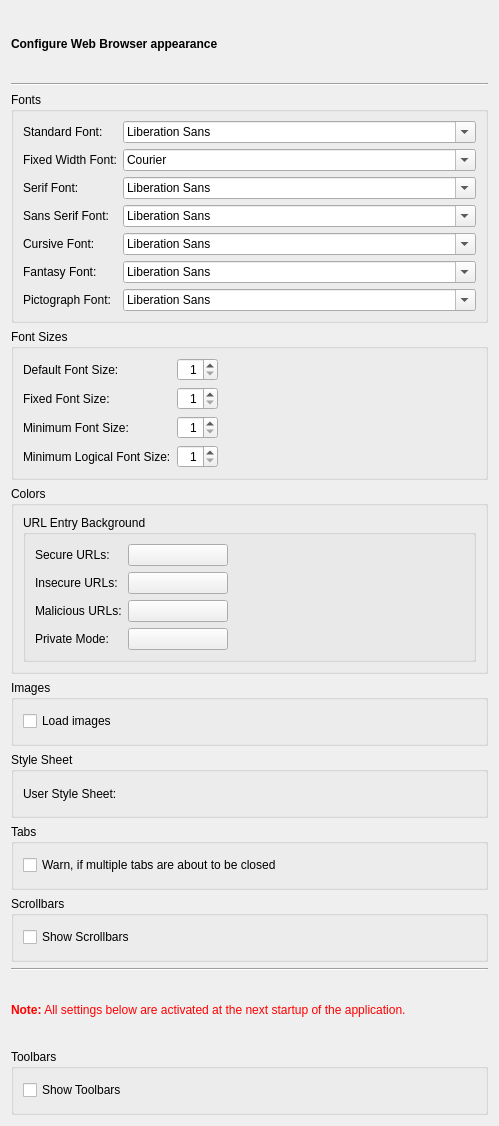
<?xml version="1.0" encoding="UTF-8"?>
<ui version="4.0">
 <class>WebBrowserAppearancePage</class>
 <widget class="QWidget" name="WebBrowserAppearancePage">
  <property name="geometry">
   <rect>
    <x>0</x>
    <y>0</y>
    <width>499</width>
    <height>1126</height>
   </rect>
  </property>
  <layout class="QVBoxLayout" name="verticalLayout_6">
   <item>
    <widget class="QLabel" name="headerLabel">
     <property name="text">
      <string>&lt;b&gt;Configure Web Browser appearance&lt;/b&gt;</string>
     </property>
    </widget>
   </item>
   <item>
    <widget class="Line" name="line17">
     <property name="frameShape">
      <enum>QFrame::HLine</enum>
     </property>
     <property name="frameShadow">
      <enum>QFrame::Sunken</enum>
     </property>
     <property name="orientation">
      <enum>Qt::Horizontal</enum>
     </property>
    </widget>
   </item>
   <item>
    <widget class="QGroupBox" name="groupBox_4">
     <property name="title">
      <string>Fonts</string>
     </property>
     <layout class="QGridLayout" name="gridLayout">
      <item row="0" column="0">
       <widget class="QLabel" name="label_2">
        <property name="text">
         <string>Standard Font:</string>
        </property>
       </widget>
      </item>
      <item row="0" column="1">
       <widget class="QFontComboBox" name="standardFontCombo">
        <property name="sizePolicy">
         <sizepolicy hsizetype="Expanding" vsizetype="Fixed">
          <horstretch>0</horstretch>
          <verstretch>0</verstretch>
         </sizepolicy>
        </property>
        <property name="toolTip">
         <string>Select the standard font</string>
        </property>
       </widget>
      </item>
      <item row="1" column="0">
       <widget class="QLabel" name="label_3">
        <property name="text">
         <string>Fixed Width Font:</string>
        </property>
       </widget>
      </item>
      <item row="1" column="1">
       <widget class="QFontComboBox" name="fixedFontCombo">
        <property name="sizePolicy">
         <sizepolicy hsizetype="Expanding" vsizetype="Fixed">
          <horstretch>0</horstretch>
          <verstretch>0</verstretch>
         </sizepolicy>
        </property>
        <property name="toolTip">
         <string>Select the fixed width font</string>
        </property>
        <property name="fontFilters">
         <set>QFontComboBox::MonospacedFonts</set>
        </property>
       </widget>
      </item>
      <item row="2" column="0">
       <widget class="QLabel" name="label_4">
        <property name="text">
         <string>Serif Font:</string>
        </property>
       </widget>
      </item>
      <item row="2" column="1">
       <widget class="QFontComboBox" name="serifFontCombo">
        <property name="sizePolicy">
         <sizepolicy hsizetype="Expanding" vsizetype="Fixed">
          <horstretch>0</horstretch>
          <verstretch>0</verstretch>
         </sizepolicy>
        </property>
        <property name="toolTip">
         <string>Select the serif font</string>
        </property>
       </widget>
      </item>
      <item row="3" column="0">
       <widget class="QLabel" name="label_5">
        <property name="text">
         <string>Sans Serif Font:</string>
        </property>
       </widget>
      </item>
      <item row="3" column="1">
       <widget class="QFontComboBox" name="sansSerifFontCombo">
        <property name="sizePolicy">
         <sizepolicy hsizetype="Expanding" vsizetype="Fixed">
          <horstretch>0</horstretch>
          <verstretch>0</verstretch>
         </sizepolicy>
        </property>
        <property name="toolTip">
         <string>Select the sans serif font</string>
        </property>
       </widget>
      </item>
      <item row="4" column="0">
       <widget class="QLabel" name="label_6">
        <property name="text">
         <string>Cursive Font:</string>
        </property>
       </widget>
      </item>
      <item row="4" column="1">
       <widget class="QFontComboBox" name="cursiveFontCombo">
        <property name="sizePolicy">
         <sizepolicy hsizetype="Expanding" vsizetype="Fixed">
          <horstretch>0</horstretch>
          <verstretch>0</verstretch>
         </sizepolicy>
        </property>
        <property name="toolTip">
         <string>Select the cursive font</string>
        </property>
       </widget>
      </item>
      <item row="5" column="0">
       <widget class="QLabel" name="label_7">
        <property name="text">
         <string>Fantasy Font:</string>
        </property>
       </widget>
      </item>
      <item row="5" column="1">
       <widget class="QFontComboBox" name="fantasyFontCombo">
        <property name="sizePolicy">
         <sizepolicy hsizetype="Expanding" vsizetype="Fixed">
          <horstretch>0</horstretch>
          <verstretch>0</verstretch>
         </sizepolicy>
        </property>
        <property name="toolTip">
         <string>Select the fantasy font</string>
        </property>
       </widget>
      </item>
      <item row="6" column="0">
       <widget class="QLabel" name="pictographFontLabel">
        <property name="text">
         <string>Pictograph Font:</string>
        </property>
       </widget>
      </item>
      <item row="6" column="1">
       <widget class="QFontComboBox" name="pictographFontCombo">
        <property name="sizePolicy">
         <sizepolicy hsizetype="Expanding" vsizetype="Fixed">
          <horstretch>0</horstretch>
          <verstretch>0</verstretch>
         </sizepolicy>
        </property>
        <property name="toolTip">
         <string>Select the pictograph font</string>
        </property>
       </widget>
      </item>
     </layout>
    </widget>
   </item>
   <item>
    <widget class="QGroupBox" name="groupBox_6">
     <property name="title">
      <string>Font Sizes</string>
     </property>
     <layout class="QGridLayout" name="gridLayout_4">
      <item row="0" column="0">
       <widget class="QLabel" name="label_8">
        <property name="text">
         <string>Default Font Size:</string>
        </property>
       </widget>
      </item>
      <item row="0" column="1">
       <widget class="QSpinBox" name="defaultSizeSpinBox">
        <property name="alignment">
         <set>Qt::AlignRight|Qt::AlignTrailing|Qt::AlignVCenter</set>
        </property>
        <property name="minimum">
         <number>1</number>
        </property>
       </widget>
      </item>
      <item row="1" column="0">
       <widget class="QLabel" name="label_9">
        <property name="text">
         <string>Fixed Font Size:</string>
        </property>
       </widget>
      </item>
      <item row="1" column="1">
       <widget class="QSpinBox" name="fixedSizeSpinBox">
        <property name="alignment">
         <set>Qt::AlignRight|Qt::AlignTrailing|Qt::AlignVCenter</set>
        </property>
        <property name="minimum">
         <number>1</number>
        </property>
       </widget>
      </item>
      <item row="2" column="0">
       <widget class="QLabel" name="label_10">
        <property name="text">
         <string>Minimum Font Size:</string>
        </property>
       </widget>
      </item>
      <item row="2" column="1">
       <widget class="QSpinBox" name="minSizeSpinBox">
        <property name="alignment">
         <set>Qt::AlignRight|Qt::AlignTrailing|Qt::AlignVCenter</set>
        </property>
        <property name="minimum">
         <number>1</number>
        </property>
       </widget>
      </item>
      <item row="3" column="0">
       <widget class="QLabel" name="label_11">
        <property name="text">
         <string>Minimum Logical Font Size:</string>
        </property>
       </widget>
      </item>
      <item row="3" column="1">
       <widget class="QSpinBox" name="minLogicalSizeSpinBox">
        <property name="alignment">
         <set>Qt::AlignRight|Qt::AlignTrailing|Qt::AlignVCenter</set>
        </property>
        <property name="minimum">
         <number>1</number>
        </property>
       </widget>
      </item>
      <item row="3" column="2">
       <spacer name="horizontalSpacer_2">
        <property name="orientation">
         <enum>Qt::Horizontal</enum>
        </property>
        <property name="sizeHint" stdset="0">
         <size>
          <width>230</width>
          <height>20</height>
         </size>
        </property>
       </spacer>
      </item>
     </layout>
    </widget>
   </item>
   <item>
    <widget class="QGroupBox" name="groupBox_3">
     <property name="title">
      <string>Colors</string>
     </property>
     <layout class="QVBoxLayout" name="verticalLayout_5">
      <item>
       <widget class="QGroupBox" name="groupBox_8">
        <property name="title">
         <string>URL Entry Background</string>
        </property>
        <layout class="QGridLayout" name="gridLayout_2">
         <item row="0" column="0">
          <widget class="QLabel" name="textLabel1_3">
           <property name="text">
            <string>Secure URLs:</string>
           </property>
          </widget>
         </item>
         <item row="0" column="1">
          <widget class="QPushButton" name="secureURLsColourButton">
           <property name="minimumSize">
            <size>
             <width>100</width>
             <height>0</height>
            </size>
           </property>
           <property name="toolTip">
            <string>Select the background color for secure URLs.</string>
           </property>
           <property name="text">
            <string/>
           </property>
          </widget>
         </item>
         <item row="0" column="2">
          <spacer name="horizontalSpacer">
           <property name="orientation">
            <enum>Qt::Horizontal</enum>
           </property>
           <property name="sizeHint" stdset="0">
            <size>
             <width>223</width>
             <height>17</height>
            </size>
           </property>
          </spacer>
         </item>
         <item row="1" column="0">
          <widget class="QLabel" name="textLabel1_4">
           <property name="text">
            <string>Insecure URLs:</string>
           </property>
          </widget>
         </item>
         <item row="1" column="1">
          <widget class="QPushButton" name="insecureURLsColourButton">
           <property name="minimumSize">
            <size>
             <width>100</width>
             <height>0</height>
            </size>
           </property>
           <property name="toolTip">
            <string>Select the background color for insecure URLs.</string>
           </property>
           <property name="text">
            <string/>
           </property>
          </widget>
         </item>
         <item row="2" column="0">
          <widget class="QLabel" name="textLabel1_5">
           <property name="text">
            <string>Malicious URLs:</string>
           </property>
          </widget>
         </item>
         <item row="2" column="1">
          <widget class="QPushButton" name="maliciousURLsColourButton">
           <property name="minimumSize">
            <size>
             <width>100</width>
             <height>0</height>
            </size>
           </property>
           <property name="toolTip">
            <string>Select the background color for malicious URLs.</string>
           </property>
           <property name="text">
            <string/>
           </property>
          </widget>
         </item>
         <item row="3" column="0">
          <widget class="QLabel" name="label_12">
           <property name="text">
            <string>Private Mode:</string>
           </property>
          </widget>
         </item>
         <item row="3" column="1">
          <widget class="QPushButton" name="privateModeURLsColourButton">
           <property name="minimumSize">
            <size>
             <width>100</width>
             <height>0</height>
            </size>
           </property>
           <property name="toolTip">
            <string>Select the background color for URLs in private mode.</string>
           </property>
           <property name="text">
            <string/>
           </property>
          </widget>
         </item>
        </layout>
       </widget>
      </item>
     </layout>
    </widget>
   </item>
   <item>
    <widget class="QGroupBox" name="groupBox">
     <property name="title">
      <string>Images</string>
     </property>
     <layout class="QVBoxLayout" name="verticalLayout">
      <item>
       <widget class="QCheckBox" name="autoLoadImagesCheckBox">
        <property name="toolTip">
         <string>Select to load images</string>
        </property>
        <property name="text">
         <string>Load images</string>
        </property>
       </widget>
      </item>
     </layout>
    </widget>
   </item>
   <item>
    <widget class="QGroupBox" name="groupBox_2">
     <property name="title">
      <string>Style Sheet</string>
     </property>
     <layout class="QHBoxLayout" name="horizontalLayout">
      <item>
       <widget class="QLabel" name="label">
        <property name="text">
         <string>User Style Sheet:</string>
        </property>
       </widget>
      </item>
      <item>
       <widget class="EricPathPicker" name="styleSheetPicker" native="true">
        <property name="sizePolicy">
         <sizepolicy hsizetype="Expanding" vsizetype="Preferred">
          <horstretch>0</horstretch>
          <verstretch>0</verstretch>
         </sizepolicy>
        </property>
        <property name="focusPolicy">
         <enum>Qt::StrongFocus</enum>
        </property>
        <property name="toolTip">
         <string>Enter the file name of a user style sheet</string>
        </property>
       </widget>
      </item>
     </layout>
    </widget>
   </item>
   <item>
    <widget class="QGroupBox" name="tabsGroupBox">
     <property name="title">
      <string>Tabs</string>
     </property>
     <layout class="QVBoxLayout" name="verticalLayout_2">
      <item>
       <widget class="QCheckBox" name="warnOnMultipleCloseCheckBox">
        <property name="toolTip">
         <string>Select to issue a warning, if multiple tabs are about to be closed</string>
        </property>
        <property name="text">
         <string>Warn, if multiple tabs are about to be closed</string>
        </property>
       </widget>
      </item>
     </layout>
    </widget>
   </item>
   <item>
    <widget class="QGroupBox" name="groupBox_7">
     <property name="title">
      <string>Scrollbars</string>
     </property>
     <layout class="QVBoxLayout" name="verticalLayout_4">
      <item>
       <widget class="QCheckBox" name="scrollbarsCheckBox">
        <property name="toolTip">
         <string>Select to show scrollbars. Note: Scrolling is possible even without them.</string>
        </property>
        <property name="text">
         <string>Show Scrollbars</string>
        </property>
       </widget>
      </item>
     </layout>
    </widget>
   </item>
   <item>
    <widget class="Line" name="line9_2">
     <property name="frameShape">
      <enum>QFrame::HLine</enum>
     </property>
     <property name="frameShadow">
      <enum>QFrame::Sunken</enum>
     </property>
     <property name="orientation">
      <enum>Qt::Horizontal</enum>
     </property>
    </widget>
   </item>
   <item>
    <widget class="QLabel" name="TextLabel1_2_2_2">
     <property name="text">
      <string>&lt;font color=&quot;#FF0000&quot;&gt;&lt;b&gt;Note:&lt;/b&gt; All settings below are activated at the next startup of the application.&lt;/font&gt;</string>
     </property>
    </widget>
   </item>
   <item>
    <widget class="QGroupBox" name="groupBox_5">
     <property name="title">
      <string>Toolbars</string>
     </property>
     <layout class="QVBoxLayout" name="verticalLayout_3">
      <item>
       <widget class="QCheckBox" name="toolbarsCheckBox">
        <property name="toolTip">
         <string>Select to show toolbars</string>
        </property>
        <property name="text">
         <string>Show Toolbars</string>
        </property>
       </widget>
      </item>
     </layout>
    </widget>
   </item>
  </layout>
 </widget>
 <customwidgets>
  <customwidget>
   <class>EricPathPicker</class>
   <extends>QWidget</extends>
   <header>EricWidgets/EricPathPicker.h</header>
   <container>1</container>
  </customwidget>
 </customwidgets>
 <tabstops>
  <tabstop>standardFontCombo</tabstop>
  <tabstop>fixedFontCombo</tabstop>
  <tabstop>serifFontCombo</tabstop>
  <tabstop>sansSerifFontCombo</tabstop>
  <tabstop>cursiveFontCombo</tabstop>
  <tabstop>fantasyFontCombo</tabstop>
  <tabstop>pictographFontCombo</tabstop>
  <tabstop>defaultSizeSpinBox</tabstop>
  <tabstop>fixedSizeSpinBox</tabstop>
  <tabstop>minSizeSpinBox</tabstop>
  <tabstop>minLogicalSizeSpinBox</tabstop>
  <tabstop>secureURLsColourButton</tabstop>
  <tabstop>insecureURLsColourButton</tabstop>
  <tabstop>maliciousURLsColourButton</tabstop>
  <tabstop>privateModeURLsColourButton</tabstop>
  <tabstop>autoLoadImagesCheckBox</tabstop>
  <tabstop>styleSheetPicker</tabstop>
  <tabstop>warnOnMultipleCloseCheckBox</tabstop>
  <tabstop>scrollbarsCheckBox</tabstop>
  <tabstop>toolbarsCheckBox</tabstop>
 </tabstops>
 <resources/>
 <connections/>
</ui>
